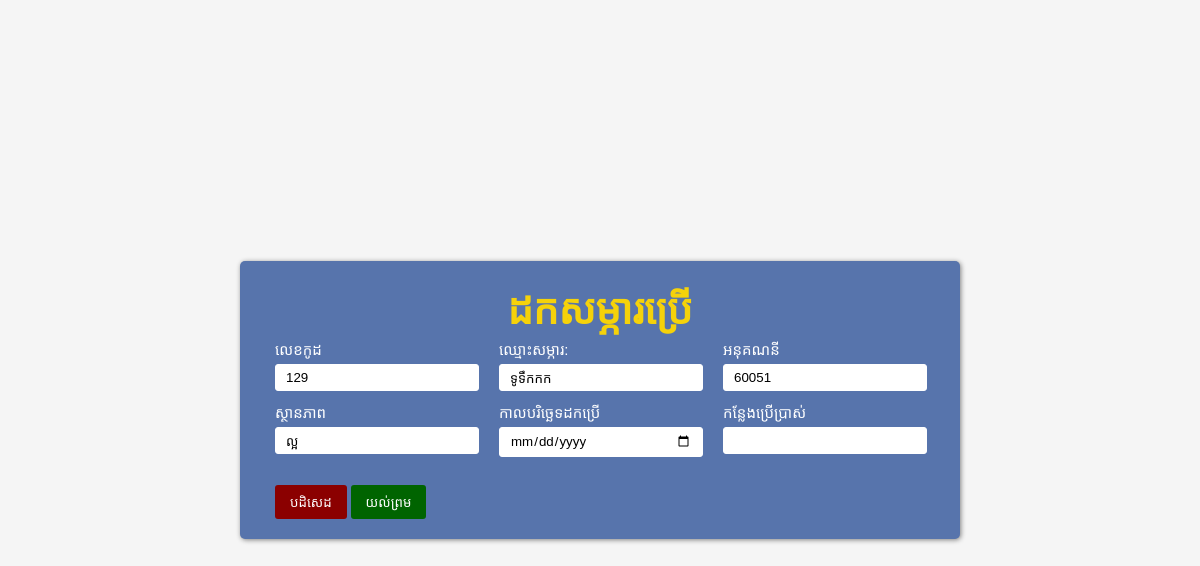
Page /admin/formUse.php?id=8 on the committed database.
### tables this page shows
CREATE TABLE `itproduct` (
  `id` int(15) NOT NULL,
  `code` int(20) NOT NULL,
  `name` varchar(100) NOT NULL,
  `how` text NOT NULL,
  `account` int(10) NOT NULL,
  `saccount` int(10) NOT NULL,
  `model` varchar(50) NOT NULL,
  `country` varchar(50) NOT NULL,
  `think` varchar(50) NOT NULL,
  `quantity` int(10) NOT NULL,
  `retail_price` int(20) NOT NULL,
  `total_price` int(20) NOT NULL,
  `status` varchar(20) NOT NULL,
  `date` date NOT NULL,
  `date_use` date DEFAULT NULL,
  `place` varchar(50) NOT NULL,
  `BORROW` int(11) NOT NULL DEFAULT 0,
  `picture` text NOT NULL
);

### admin/formUse.php (the view, shortened to what this page needs)
<?php
    include('include/config.php');
if($_SERVER['REQUEST_METHOD'] == 'GET'){
    $id = $_GET['id'];
    $sql = "SELECT * FROM itproduct WHERE id= $id";
    $result = $connect->query($sql);
    $row = $result->fetch_assoc();
    $code=$row['code'];
                $name=$row['name'];
                $saccount=$row['saccount'];
                $status=$row['status'];
}
?>
<!DOCTYPE html>
<html lang="en">
<head>
    <link rel="stylesheet" href="style/formUse.css">
</head>
<body>
<div class="box">
        <div class="form">
            <h2>ដកសម្ភារប្រើ</h2>
            <form action="" method="POST">
                <div class="control-form">
                    <div class="inline-form">
                            <label for="">លេខកូដ</label>
                            <input type="text" name="code" placeholder="" list="code-list" value="<?php echo $code;?>">
                    </div>
                    <div class="inline-form">
                            <label for="">ឈ្មោះសម្ភារ:</label>
                            <input type="text" name="name" placeholder="ឈ្មោះសម្ភារ:" list="name-list"  value="<?php echo $name;?>">
                    </div>
                    <div class="inline-form">
                        <label for="">អនុគណនី</label>
                        <input list="title" name="saccount" value="<?php echo $saccount;?>"> <br>
                    </div>
                    <div class="inline-form">
                            <label for="">ស្ថានភាព</label>
                            <input list="dbtext" name="status" value="<?php echo $status;?>"> <br>
                    </div>
                    <div class="inline-form">
                            <label for="" > កាលបរិច្ឆេទដកប្រើ</label>
                            <input type="date" name="date_use" id="" value="">
                    </div>
                    <div class="inline-form">
                            <label for="">កន្លែងប្រើប្រាស់</label>
                            <input list="dbuse" name="place_use"> <br>
                    </div>
                    <div class="button">
                            <button class="left" type="reset">បដិសេដ</button>
                            <button class="right" type="submit" name="submit">យល់ព្រម</button>
                    </div>
                </div>
            </form>
        </div>
    </div>
</body>
</html>

### admin/style/formUse.css (style rules this page uses)
* { margin: 0; padding: 0; box-sizing: border-box; }
.box { width: 100%; height: 100%; background-color: whitesmoke; position: absolute; display: flex; align-items: center; }
h2 { text-align: center; font-family: 'Angkor', cursive; color: rgb(245, 210, 10); font-size: 40px; }
.form { width: 60%; height: auto; background-color: rgb(87, 116, 172); margin: auto; padding: 20px; border-radius: 5px; box-shadow: 1px 1px 5px gray; }
label { font-size: 15px; font-family: 'battambang', sans-serif; display: inline-block; color: white; }
input { display: inline-block; width: 100%; outline: unset; border: 1px solid white; padding: 5px 10px; margin: 5px 0; font-family: 'battambang', sans-serif; border-radius: 3px; }
.form .control-form { width: 100%; }
.form .control-form .inline-form { width: 30%; height: auto; float: left; margin: 3px 5px; margin-left: 15px; }
.form .control-form .button { margin-left: 15px; margin-top: 20px; display: block; }
.form .control-form .button button { padding: 8px 15px; cursor: pointer; transition: 0.2s; border: unset; border-radius: 3px; }
.form .control-form .button button.right { background-color: darkgreen; color: white; }
.form .control-form .button button.left { background-color: darkred; color: white; }

### rows in the picture
itproduct: code "129", name "ទូទឹកកក", saccount "60051", status "ល្អ"
